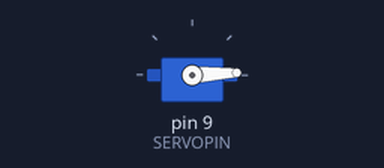
Bench run of a sketch on a simulated Arduino Uno, built with avr-gcc and run on an emulated ATmega328P. Shown: servo.

Above: at 0.05 s.
At 0.45 s:
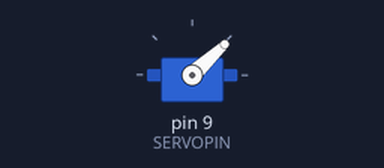
At 0.9 s:
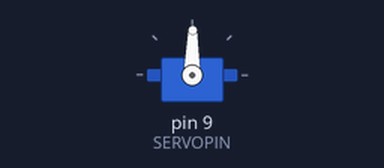
At 1.8 s:
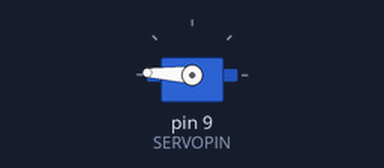
Timing chart, 0 to 4.2 s (numbered marks = the images above):
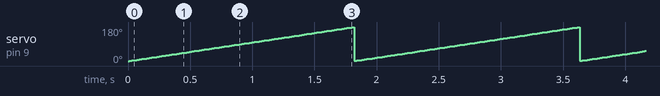

Measured:
- by itself, servo on pin 9 (SERVOPIN): ramps from 1° to 179° and jumps back, once every 1.8 s

The sketch:

Les_11_voorbereiding.ino
```cpp
#include <Servo.h>
const int SERVOPIN = 9;
Servo servo;

void setup() {
  servo.attach(SERVOPIN);
}

void loop() {
  for (int i = 0; i < 180; i++) {
    servo.write(i);
    delay(10);
  }
}
```
